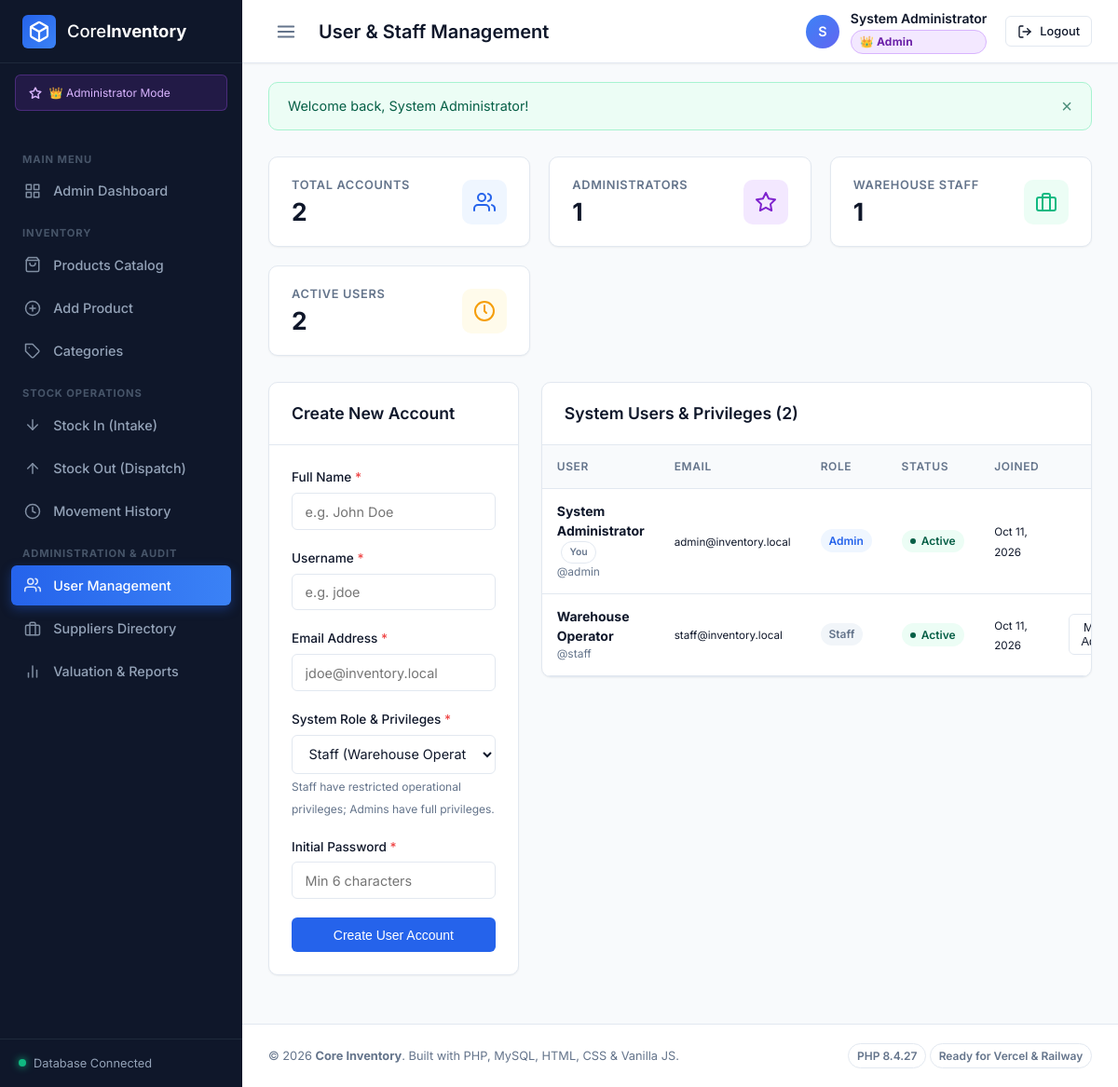
The page /pages/users.php (signed in) on the database its author committed.
### tables this page shows
CREATE TABLE `users` (
    `id` INT UNSIGNED NOT NULL AUTO_INCREMENT,
    `full_name` VARCHAR(100) NOT NULL,
    `username` VARCHAR(50) NOT NULL,
    `email` VARCHAR(100) NOT NULL,
    `password_hash` VARCHAR(255) NOT NULL,
    `role` ENUM('admin', 'staff') NOT NULL DEFAULT 'staff',
    `status` ENUM('active', 'inactive') NOT NULL DEFAULT 'active',
    `created_at` DATETIME NOT NULL DEFAULT CURRENT_TIMESTAMP,
    `updated_at` DATETIME NOT NULL DEFAULT CURRENT_TIMESTAMP ON UPDATE CURRENT_TIMESTAMP,
    PRIMARY KEY (`id`),
    UNIQUE KEY `uk_users_username` (`username`),
    UNIQUE KEY `uk_users_email` (`email`)
);

### config/config.php (called while the page is built, shortened)
<?php
function url(string $path = ''): string {
    $trimmedPath = ltrim($path, '/');
    if (empty(BASE_URL)) {
        return '/' . $trimmedPath;
    }
    return rtrim(BASE_URL, '/') . '/' . $trimmedPath;
}
function isLoggedIn(): bool {
    return isset($_SESSION['user_id']) && !empty($_SESSION['user_id']);
}
function currentUser(): ?array {
    return [
        'id'        => $_SESSION['user_id'] ?? null,
        'full_name' => $_SESSION['user_name'] ?? 'User',
        'username'  => $_SESSION['username'] ?? '',
        'email'     => $_SESSION['user_email'] ?? '',
        'role'      => $_SESSION['user_role'] ?? 'staff'
    ];
}

### pages/users.php (the view, shortened to what this page needs)
<?php
require_once __DIR__ . '/../includes/header.php';
$users = $pdo->query("SELECT * FROM users ORDER BY role ASC, created_at DESC")->fetchAll();
$totalUsers = count($users);
$adminCount = 0;
$staffCount = 0;
$activeCount = 0;
foreach ($users as $u) {
    if ($u['role'] === 'admin') $adminCount++;
    if ($u['role'] === 'staff') $staffCount++;
    if ($u['status'] === 'active') $activeCount++;
}
$currentUserId = currentUser()['id'] ?? 0;
?>
<div class="metrics-grid">
    <div class="metric-card">
        <div class="metric-data">
            <span class="metric-label">Total Accounts</span>
            <span class="metric-value"><?= $totalUsers ?></span>
        </div>
        <div class="metric-icon primary">
        </div>
    </div>
    <div class="metric-card">
        <div class="metric-data">
            <span class="metric-label">Administrators</span>
            <span class="metric-value"><?= $adminCount ?></span>
        </div>
        <div class="metric-icon" style="background: #f3e8ff; color: #7e22ce;">
            <svg width="24" height="24" viewBox="0 0 24 24" fill="none" stroke="currentColor" stroke-width="2" stroke-linecap="round" stroke-linejoin="round">
                <path d="M12 2l3.09 6.26L22 9.27l-5 4.87 1.18 6.88L12 17.77l-6.18 3.25L7 14.14 2 9.27l6.91-1.01L12 2z"></path>
            </svg>
        </div>
    </div>
    <div class="metric-card">
        <div class="metric-data">
            <span class="metric-label">Warehouse Staff</span>
            <span class="metric-value"><?= $staffCount ?></span>
        </div>
        <div class="metric-icon success">
            <svg width="24" height="24" viewBox="0 0 24 24" fill="none" stroke="currentColor" stroke-width="2" stroke-linecap="round" stroke-linejoin="round">
                <rect x="2" y="7" width="20" height="14" rx="2" ry="2"></rect>
                <path d="M16 21V5a2 2 0 0 0-2-2h-4a2 2 0 0 0-2 2v16"></path>
            </svg>
        </div>
    </div>
    <div class="metric-card">
        <div class="metric-data">
            <span class="metric-label">Active Users</span>
            <span class="metric-value"><?= $activeCount ?></span>
        </div>
        <div class="metric-icon warning">
            <svg width="24" height="24" viewBox="0 0 24 24" fill="none" stroke="currentColor" stroke-width="2" stroke-linecap="round" stroke-linejoin="round">
                <circle cx="12" cy="12" r="10"></circle>
                <polyline points="12 6 12 12 14 14"></polyline>
            </svg>
        </div>
    </div>
</div>
<div style="display: grid; grid-template-columns: 1fr 2.2fr; gap: 1.5rem; align-items: start;">
    <div class="card">
        <div class="card-header">
            <h2 class="card-title">Create New Account</h2>
        </div>
        <div class="card-body">
            <form action="<?= url('api/users.php?action=create') ?>" method="POST">
                <div class="form-group">
                    <label class="form-label required" for="full_name">Full Name</label>
                    <input type="text" id="full_name" name="full_name" class="form-control" placeholder="e.g. John Doe" required>
                </div>
                <div class="form-group">
                    <label class="form-label required" for="username">Username</label>
                    <input type="text" id="username" name="username" class="form-control" placeholder="e.g. jdoe" required>
                </div>
                <div class="form-group">
                    <label class="form-label required" for="email">Email Address</label>
                    <input type="email" id="email" name="email" class="form-control" placeholder="jdoe@inventory.local" required>
                </div>
                <div class="form-group">
                    <label class="form-label required" for="role">System Role & Privileges</label>
                    <select id="role" name="role" class="form-control" required>
                        <option value="staff">Staff (Warehouse Operations, Intake & Dispatch)</option>
                    </select>
                    <span class="form-text">Staff have restricted operational privileges; Admins have full privileges.</span>
                </div>
                <div class="form-group">
                    <label class="form-label required" for="password">Initial Password</label>
                    <input type="password" id="password" name="password" class="form-control" placeholder="Min 6 characters" required>
                </div>
                <button type="submit" class="btn btn-primary" style="width: 100%;">Create User Account</button>
            </form>
        </div>
    </div>
    <div class="card">
        <div class="card-header">
            <h2 class="card-title">System Users & Privileges (<?= $totalUsers ?>)</h2>
        </div>
        <div class="card-body" style="padding: 0;">
            <div class="table-responsive">
                <table class="table">
                    <thead>
                        <tr>
                            <th>User</th>
                            <th>Email</th>
                            <th>Role</th>
                            <th>Status</th>
                            <th>Joined</th>
                            <th style="text-align: right;">Privilege Controls</th>
                        </tr>
                    </thead>
                    <tbody>
                        <?php foreach ($users as $u):
                            $isSelf = ((int)$u['id'] === (int)$currentUserId);
                        ?>
                            <tr>
                                <td>
                                    <strong><?= htmlspecialchars($u['full_name']) ?></strong>
                                    <?php if ($isSelf): ?>
                                        <span class="badge badge-outline" style="font-size: 0.65rem; margin-left: 0.25rem;">You</span>
                                    <?php endif; ?>
                                    <div style="font-size: 0.75rem; color: var(--text-muted);">@<?= htmlspecialchars($u['username']) ?></div>
                                </td>
                                <td><small><?= htmlspecialchars($u['email']) ?></small></td>
                                <td>
                                    <span class="badge <?= $u['role'] === 'admin' ? 'badge-primary' : 'badge-secondary' ?>">
                                        <?= ucfirst($u['role']) ?>
                                    </span>
                                </td>
                                <td>
                                    <span class="stock-status-pill <?= $u['status'] === 'active' ? 'instock' : 'outofstock' ?>">
                                        <?= ucfirst($u['status']) ?>
                                    </span>
                                </td>
                                <td><small><?= date('M d, Y', strtotime($u['created_at'])) ?></small></td>
                                <td style="text-align: right;">
                                    <?php if ($isSelf): ?>
                                        <small style="color: var(--text-muted);">Current Active Session</small>
                                    <?php else: ?>
                                        <div style="display: inline-flex; gap: 0.35rem; align-items: center;">
                                            <form action="<?= url('api/users.php?action=change_role') ?>" method="POST" style="margin: 0; display: inline;">
                                                <button type="submit" class="btn btn-sm btn-outline" title="Switch between Admin and Staff">
                                                    <?= $u['role'] === 'admin' ? 'Make Staff' : 'Make Admin' ?>
                                                </button>
                                            </form>
                                        </div>
                                    <?php endif; ?>
                                </td>
                            </tr>
                        <?php endforeach; ?>
                    </tbody>
                </table>
            </div>
        </div>
    </div>
</div>
<?php require_once __DIR__ . '/../includes/footer.php'; ?>

### assets/css/style.css (style rules this page uses)
:root { --primary: #2563eb; --primary-hover: #1d4ed8; --primary-light: #eff6ff; --secondary: #64748b; --secondary-hover: #475569; --secondary-light: #f1f5f9; --success: #10b981; --success-light: #ecfdf5; --warning: #f59e0b; --warning-light: #fffbeb; --danger: #ef4444; --danger-light: #fef2f2; --info: #06b6d4; --info-light: #ecfeff; --bg-main: #f8fafc; --bg-card: #ffffff; --bg-sidebar: #0f172a; --bg-sidebar-hover: #1e293b; --text-main: #0f172a; --text-muted: #64748b; --text-sidebar: #94a3b8; --text-sidebar-active: #ffffff; --border-color: #e2e8f0; --border-sidebar: #1e293b; --radius-sm: 6px; --radius-md: 10px; --radius-lg: 14px; --radius-full: 9999px; --shadow-sm: 0 1px 2px 0 rgba(0, 0, 0, 0.05); --shadow-md: 0 4px 6px -1px rgba(0, 0, 0, 0.07), 0 2px 4px -2px rgba(0, 0, 0, 0.05); --shadow-lg: 0 10px 15px -3px rgba(0, 0, 0, 0.08), 0 4px 6px -4px rgba(0, 0, 0, 0.05); --font-sans: 'Inter', -apple-system, BlinkMacSystemFont, 'Segoe UI', Roboto, sans-serif; --sidebar-width: 260px; --sidebar-collapsed-width: 70px; --navbar-height: 68px; --transition: all 0.25s cubic-bezier(0.4, 0, 0.2, 1); }
*, *::before, *::after { box-sizing: border-box; margin: 0; padding: 0; }
body { font-family: var(--font-sans); background-color: var(--bg-main); color: var(--text-main); line-height: 1.5; -webkit-font-smoothing: antialiased; }
.btn { display: inline-flex; align-items: center; justify-content: center; gap: 0.5rem; padding: 0.6rem 1.15rem; font-size: 0.875rem; font-weight: 500; border-radius: var(--radius-sm); border: 1px solid transparent; cursor: pointer; transition: var(--transition); }
.btn-primary { background-color: var(--primary); color: white; }
.btn-outline { background-color: transparent; border-color: var(--border-color); color: var(--text-main); }
.btn-sm { padding: 0.4rem 0.75rem; font-size: 0.8rem; }
.badge { display: inline-flex; align-items: center; padding: 0.2rem 0.55rem; font-size: 0.75rem; font-weight: 600; border-radius: var(--radius-full); }
.badge-primary { background: var(--primary-light); color: var(--primary); }
.badge-secondary { background: var(--secondary-light); color: var(--secondary); }
.badge-outline { background: transparent; border: 1px solid var(--border-color); color: var(--text-muted); }
.card { background: var(--bg-card); border-radius: var(--radius-md); border: 1px solid var(--border-color); box-shadow: var(--shadow-sm); margin-bottom: 1.5rem; overflow: hidden; }
.card-header { padding: 1.25rem 1.5rem; border-bottom: 1px solid var(--border-color); display: flex; align-items: center; justify-content: space-between; }
.card-title { font-size: 1.1rem; font-weight: 600; }
.card-body { padding: 1.5rem; }
.table-responsive { overflow-x: auto; width: 100%; }
.table { width: 100%; border-collapse: collapse; font-size: 0.875rem; text-align: left; }
.table th { background: #f8fafc; color: var(--text-muted); font-weight: 600; text-transform: uppercase; font-size: 0.75rem; letter-spacing: 0.05em; padding: 0.85rem 1rem; border-bottom: 1px solid var(--border-color); }
.table td { padding: 0.85rem 1rem; border-bottom: 1px solid var(--border-color); vertical-align: middle; }
.form-group { margin-bottom: 1.25rem; }
.form-label { display: block; margin-bottom: 0.4rem; font-size: 0.85rem; font-weight: 500; color: var(--text-main); }
.form-label.required::after { content: " *"; color: var(--danger); }
.form-control { width: 100%; padding: 0.65rem 0.85rem; font-size: 0.9rem; border: 1px solid var(--border-color); border-radius: var(--radius-sm); background-color: #ffffff; font-family: inherit; color: var(--text-main); transition: var(--transition); }
.form-text { font-size: 0.75rem; color: var(--text-muted); margin-top: 0.25rem; }

### rows shown on the page
users: full_name "System Administrator", shows "You", username "admin", email "admin@inventory.local", role "Admin", status "Active", created_at "Oct 11, 2026"
users: full_name "Warehouse Operator", username "staff", email "staff@inventory.local", role "Staff", status "Active", created_at "Oct 11, 2026", shows "Make Admin"

### other values the page prints
$pageTitle "User & Staff Management"
substr($user['full_name'], 0, 1) "S"
$user['full_name'] "System Administrator"
$flash['message'] "Welcome back, System Administrator!"
$totalUsers "2"
$adminCount "1"
$staffCount "1"
$activeCount "2"
APP_NAME "Core Inventory"
PHP_VERSION "8.4.27"
